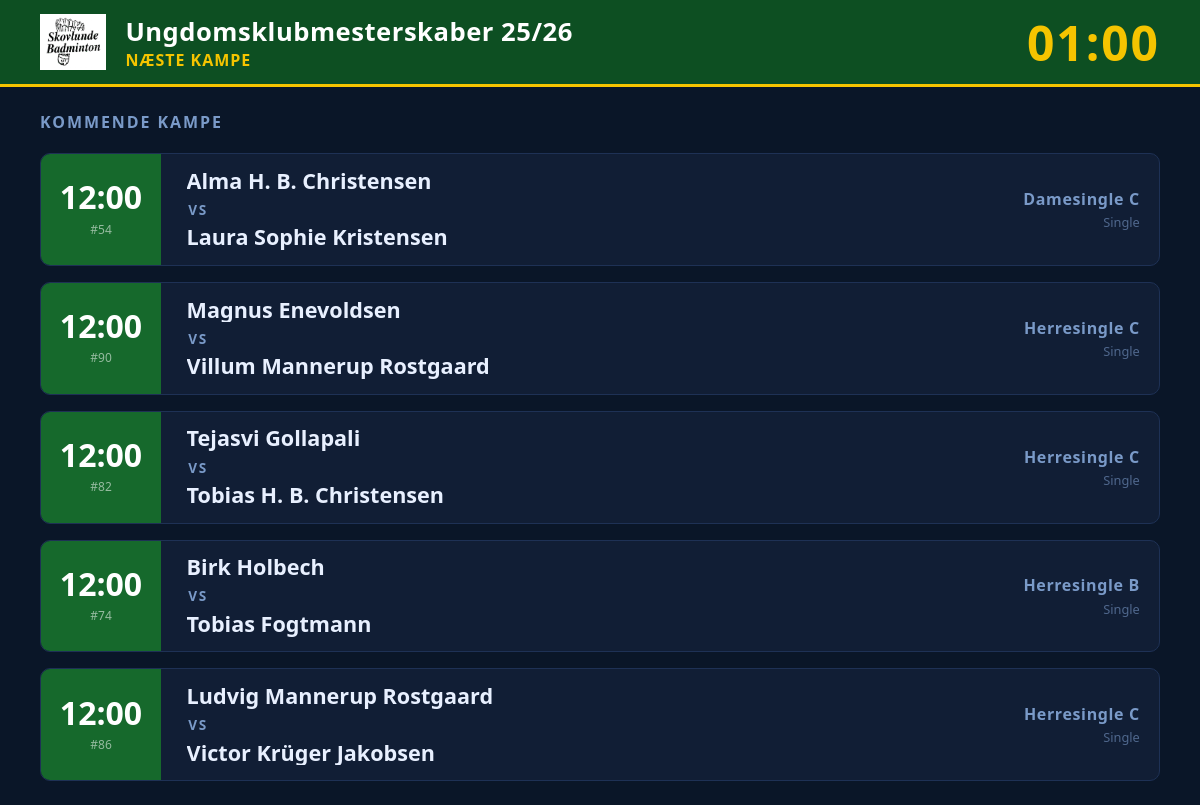
The page /tournaments/4/bigscreen/ (signed in) on the database as committed earlier.
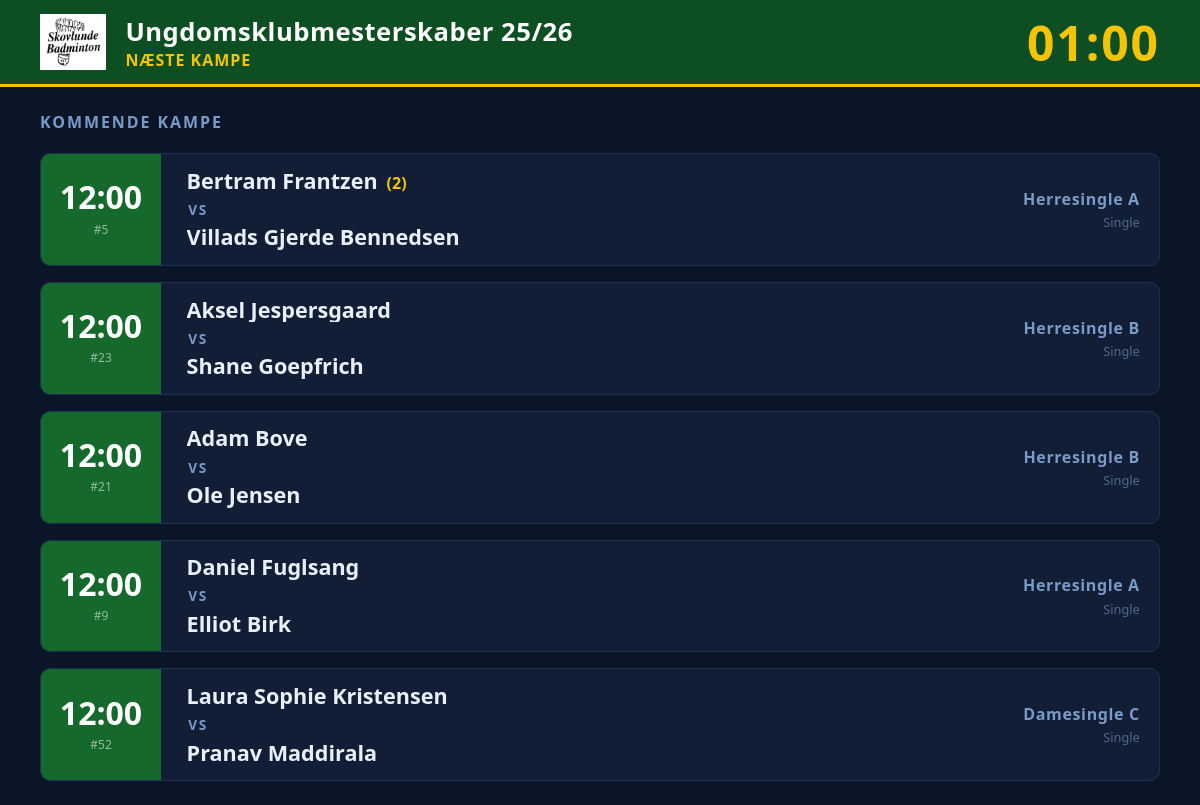
The same page on the database as committed later.
### tournaments/models.py (models this page shows, shortened)
class Tournament(models.Model):
    name = models.CharField(max_length=200, verbose_name=_("Navn"))
    date = models.DateField(verbose_name=_("Dato"))
    DIVISION_MODEL_CHOICES = [
        ('youth', _('Ungdomsrækker (U9-U19)')),
        ('mixed', _('Blandede rækker (A, B, C)')),
    ]
    division_model = models.CharField(max_length=10, choices=DIVISION_MODEL_CHOICES, verbose_name=_("Divisionsmodel"))
    SCORING_MODEL_CHOICES = [
        ('best_of_3_21', _('Bedst af 3 sæt til 21')),
        ('best_of_5_15', _('Bedst af 5 sæt til 15')),
    ]
    scoring_model = models.CharField(
        max_length=20,
        choices=SCORING_MODEL_CHOICES,
        default='best_of_3_21',
        verbose_name=_("Scoringsmodel")
    )
    single_match_duration = models.IntegerField(
        help_text=_("Varighed af en singlekamp i minutter"),
        default=30,
        verbose_name=_("Singlekamp varighed")
    )
    double_match_duration = models.IntegerField(
        help_text=_("Varighed af en doublekamp i minutter"),
        default=40,
        verbose_name=_("Doublekamp varighed")
    )
    player_break_time = models.IntegerField(
        help_text=_("Minimum hvileperiode for spillere mellem kampe i minutter"),
        default=15,
        verbose_name=_("Spillers pausetid")
    )
    court_count = models.IntegerField(
        default=4,
        verbose_name=_("Antal baner"),
        help_text=_("Antal tilgængelige baner under turneringen"),
    )
    start_time = models.TimeField(
        null=True, blank=True,
        verbose_name=_("Starttidspunkt"),
        help_text=_("Klokkeslæt for første kamp"),
    )
    schedule_locked = models.BooleanField(
        default=False,
        verbose_name=_("Program låst"),
        help_text=_("Når programmet er låst, kan kampprogram og spilleplan ikke ændres."),
    )
    logo = models.ImageField(
        upload_to='tournament_logos/',
        null=True, blank=True,
        verbose_name=_("Logo"),
        help_text=_("Logo vises på udprintede programmer og spilleplaner."),
    )
    owner = models.ForeignKey(
        settings.AUTH_USER_MODEL,
        on_delete=models.SET_NULL,
        null=True, blank=True,
        related_name='tournaments',
        verbose_name=_("Klubbruger"),
    )

class Match(models.Model):
    STATUS_CHOICES = [
        ('pending', _('Pending')),
        ('in_progress', _('In Progress')),
        ('completed', _('Completed')),
    ]
    division = models.ForeignKey(Division, on_delete=models.CASCADE, related_name='matches')
    team1 = models.ForeignKey('players.Team', on_delete=models.SET_NULL, null=True, blank=True, related_name='team1_matches')
    team2 = models.ForeignKey('players.Team', on_delete=models.SET_NULL, null=True, blank=True, related_name='team2_matches')
    winner = models.ForeignKey('players.Team', on_delete=models.SET_NULL, null=True, blank=True, related_name='won_matches', verbose_name=_("Winner"))
    score = models.CharField(max_length=50, blank=True, null=True, verbose_name=_("Score"))
    match_round = models.IntegerField(default=1, verbose_name=_("Round"))
    match_number = models.IntegerField(null=True, blank=True, verbose_name=_("Match Number"))
    bracket_slot = models.IntegerField(null=True, blank=True, verbose_name=_("Bracket Slot"))
    bracket_label = models.CharField(max_length=120, null=True, blank=True, verbose_name=_("Bracket Label"))
    status = models.CharField(max_length=20, choices=STATUS_CHOICES, default='pending', verbose_name=_("Status"))
    walkover = models.BooleanField(default=False, verbose_name=_("Walk-over"))
    scheduled_time = models.DateTimeField(verbose_name=_("Scheduled Time"), null=True, blank=True)
    court = models.CharField(max_length=50, blank=True, null=True, verbose_name=_("Court"))
    group_number = models.IntegerField(null=True, blank=True, verbose_name=_("Gruppe nr."))
    phase = models.CharField(
        max_length=10, default='group',
        choices=[('group', _('Gruppespil')), ('playoff', _('Slutspil'))],
        verbose_name=_("Fase"),
    )

class Division(models.Model):
    DISCIPLINE_CHOICES = [
        ('single', _('Single')),
        ('double', _('Double')),
        ('mixed', _('Mixeddouble')),
    ]
    TOURNAMENT_TYPE_CHOICES = [
        ('group', _('Gruppe (round-robin)')),
        ('playoff', _('Gruppe med slutspil')),
        ('tree', _('Enkeltelimination')),
    ]
    tournament = models.ForeignKey(Tournament, on_delete=models.CASCADE, related_name='divisions')
    name = models.CharField(max_length=100, verbose_name=_("Rækkenavn"))
    discipline = models.CharField(
        max_length=10, choices=DISCIPLINE_CHOICES, default='single',
        verbose_name=_("Disciplin")
    )
    tournament_type = models.CharField(
        max_length=10, choices=TOURNAMENT_TYPE_CHOICES, default='group',
        verbose_name=_("Turneringstype")
    )
    group_count = models.IntegerField(
        default=2, verbose_name=_("Antal grupper"),
        help_text=_("Antal grupper i gruppespillet (kun ved 'Gruppe med slutspil')."),
    )
    advance_count = models.IntegerField(
        default=2, verbose_name=_("Antal der går videre"),
        help_text=_("Antal spillere/hold der går videre fra hver gruppe til slutspillet."),
    )
    schedule_priority = models.IntegerField(
        default=5,
        verbose_name=_("Spilleplansprioritet"),
        help_text=_("1 = planlæg tidligst · 10 = planlæg sidst. Brug dette til at sikre at yngre rækker spiller færdigt først."),
    )
    teams = models.ManyToManyField('players.Team', related_name='divisions', blank=True, verbose_name=_("Deltagere"))

### players/models.py (models this page shows, shortened)
class Team(models.Model):
    PAIR_TYPE_CHOICES = [
        ('double', _('Double')),
        ('mixed', _('Mixeddouble')),
    ]
    player1 = models.ForeignKey(Player, on_delete=models.CASCADE, related_name='team_player1')
    player2 = models.ForeignKey(Player, on_delete=models.SET_NULL, related_name='team_player2', null=True, blank=True)
    pair_type = models.CharField(
        max_length=10, choices=PAIR_TYPE_CHOICES, null=True, blank=True,
        verbose_name=_('Par-type'),
        help_text=_('Double: samme køn · Mixeddouble: blandede'),
    )
    division = models.CharField(
        max_length=30, blank=True, null=True,
        verbose_name=_('Række'),
    )
    name = models.CharField(max_length=100, blank=True, null=True)

### tournaments/views.py (the view)
# urls.py: path('<int:pk>/bigscreen/', views.tournament_bigscreen, name='tournament_bigscreen'),
@login_required
def tournament_bigscreen(request, pk):
    tournament = get_object_or_404(Tournament, pk=pk, owner=request.user)
    matches = list(
        Match.objects
        .filter(division__tournament=tournament, scheduled_time__isnull=False, status='pending')
        .exclude(team1__isnull=True, team2__isnull=True, bracket_label__isnull=False)
        .select_related('division', 'team1', 'team2')
        .order_by('scheduled_time', 'court')
    )[:5]
    seed_lookup = _build_seed_lookup(tournament)
    _apply_seed_labels(matches, seed_lookup)
    playing_pks, resting = get_busy_info()
    apply_status_to_matches(matches, playing_pks, resting)
    return render(request, 'tournaments/bigscreen.html', {
        'tournament': tournament,
        'matches': matches,
    })

### tournaments/player_status.py (called while the page is built, shortened)
def get_busy_info():
    from tournaments.models import Match
    from players.models import Player
    now = timezone.now()
    in_progress = Match.objects.filter(status='in_progress').select_related(
        'team1__player1', 'team1__player2',
        'team2__player1', 'team2__player2',
    )
    playing_pks = set()
    resting = {
        p.pk: p.rest_until
        for p in Player.objects.filter(rest_until__gt=now).only('pk', 'rest_until')
    }
    return playing_pks, resting

def team_status(team, playing_pks, resting):
    if team is None:
        return None, None
    pks = [pk for pk in (team.player1_id, team.player2_id) if pk]
    for pk in pks:
        if pk in playing_pks:
            return 'playing', None
    latest = None
    for pk in pks:
        ru = resting.get(pk)
        if ru and (latest is None or ru > latest):
            latest = ru
    if latest:
        return 'resting', latest
    return None, None

def apply_status_to_matches(matches, playing_pks, resting):
    for match in matches:
        s1, r1 = team_status(match.team1, playing_pks, resting)
        s2, r2 = team_status(match.team2, playing_pks, resting)
        match.t1_status = s1
        match.t1_rest_until = r1
        match.t2_status = s2
        match.t2_rest_until = r2

### tournaments/views.py (called while the page is built)
def _build_seed_lookup(tournament):
    return {
        (s.division_id, s.team_id): s.seed_number
        for s in DivisionSeed.objects.filter(division__tournament=tournament)
    }

def _apply_seed_labels(matches, seed_lookup):
    for match in matches:
        s1 = seed_lookup.get((match.division_id, match.team1_id))
        s2 = seed_lookup.get((match.division_id, match.team2_id))
        match.t1_seed = f' ({s1})' if s1 else ''
        match.t2_seed = f' ({s2})' if s2 else ''

### tournaments/templates/tournaments/bigscreen.html (shortened to what this page needs)
{% load tournament_extras %}
<!DOCTYPE html>
<html lang="da">
<head>
</head>
<body>
<div class="topbar">
  <div class="topbar-left">
    {% if tournament.logo %}
    <img src="{{ tournament.logo.url }}" alt="Logo" class="topbar-logo">
    {% endif %}
    <div>
      <div class="topbar-name">{{ tournament.name }}</div>
      <div class="topbar-subtitle">Næste kampe</div>
    </div>
  </div>
  <div class="topbar-clock" id="clock">––:––</div>
</div>
<div class="main">
  {% if matches %}
  <div class="upcoming-label">Kommende kampe</div>
  {% for match in matches %}
  <div class="match-card">
    <div class="match-meta">
      <div class="match-time">{{ match.scheduled_time|time:"H:i" }}</div>
      {% if match.match_number %}<div class="match-no">#{{ match.match_number }}</div>{% endif %}
    </div>
    <div class="match-teams">
      <div class="team">
        {% if match.team1 %}{{ match.team1.name }}{% if match.t1_seed %}<span class="team-seed">{{ match.t1_seed }}</span>{% endif %}
        {% else %}<span style="color:var(--muted); font-style:italic;">{{ match.bracket_label }}</span>{% endif %}
      </div>
      <div class="vs">vs</div>
      <div class="team">
        {% if match.team2 %}{{ match.team2.name }}
        {% else %}<span style="color:var(--muted); font-style:italic;">Afventer</span>{% endif %}
      </div>
    </div>
    <div class="match-division">
      <div class="division-name">{{ match.division.name }}</div>
      <div class="discipline-label">{{ match.division.get_discipline_display }}</div>
    </div>
  </div>
  {% endfor %}
  {% else %}
  <div class="empty-state">
    <div class="empty-icon">🏸</div>
    <div class="empty-title">Ingen kommende kampe</div>
    <div class="empty-sub">Alle planlagte kampe er afviklet eller i gang</div>
  </div>
  {% endif %}
</div>
</body>
</html>

### tournaments/templates/tournaments/bigscreen.html (style rules this page uses)
*, *::before, *::after { box-sizing: border-box; margin: 0; padding: 0; }
:root { --blue: #16692c; --blue-dk: #0d4f22; --gold: #F5C400; --bg: #0a1628; --card-bg: #111e35; --card-border: #1e3155; --text: #e8f0ff; --muted: #7a9ac8; --green: #22c55e; }
html, body { height: 100%; background: var(--bg); color: var(--text); font-family: 'Segoe UI', Arial, sans-serif; overflow: hidden; }
.topbar { display: flex; align-items: center; justify-content: space-between; padding: 0.6rem 2.5rem; background: var(--blue-dk); border-bottom: 3px solid var(--gold); gap: 1rem; }
.topbar-left { display: flex; align-items: center; gap: 1.2rem; }
.topbar-logo { max-height: 56px; max-width: 120px; object-fit: contain; }
.topbar-name { font-size: 1.6rem; font-weight: 700; letter-spacing: 0.02em; color: #fff; }
.topbar-subtitle { font-size: 1rem; color: var(--gold); font-weight: 600; letter-spacing: 0.06em; text-transform: uppercase; }
.topbar-clock { font-size: 3rem; font-weight: 700; font-variant-numeric: tabular-nums; color: var(--gold); letter-spacing: 0.04em; min-width: 6rem; text-align: right; }
.main { display: flex; flex-direction: column; justify-content: center; height: calc(100vh - 82px); padding: 1.5rem 2.5rem; gap: 1rem; }
.match-card { background: var(--card-bg); border: 1.5px solid var(--card-border); border-radius: 10px; display: grid; grid-template-columns: 120px 1fr auto; align-items: center; gap: 0; overflow: hidden; flex: 1; max-height: 160px; }
.match-meta { background: var(--blue); display: flex; flex-direction: column; align-items: center; justify-content: center; height: 100%; padding: 0.6rem 0.8rem; gap: 0.25rem; }
.match-time { font-size: 2rem; font-weight: 700; font-variant-numeric: tabular-nums; color: #fff; line-height: 1; }
.match-no { font-size: 0.75rem; color: rgba(255,255,255,0.55); margin-top: 0.2rem; }
.match-teams { padding: 0.6rem 1.6rem; display: flex; flex-direction: column; justify-content: center; gap: 0.4rem; }
.team { font-size: clamp(0.9rem, 2vw, 1.35rem); font-weight: 700; line-height: 1.15; white-space: nowrap; overflow: hidden; text-overflow: ellipsis; }
.team-seed { font-size: 1rem; color: var(--gold); font-weight: 700; margin-left: 0.3rem; }
.vs { font-size: 0.85rem; color: var(--muted); font-weight: 600; letter-spacing: 0.12em; text-transform: uppercase; padding-left: 0.1rem; }
.match-division { padding: 0.6rem 1.2rem; text-align: right; white-space: nowrap; align-self: center; }
.division-name { font-size: 1rem; color: var(--muted); font-weight: 600; letter-spacing: 0.04em; }
.discipline-label { font-size: 0.8rem; color: rgba(122,154,200,0.6); margin-top: 0.2rem; }
.upcoming-label { font-size: 1rem; font-weight: 700; letter-spacing: 0.12em; text-transform: uppercase; color: var(--muted); margin-bottom: 0.25rem; }

Rows that differ between the two databases and show on the page:
removed Match: scheduled_time "12:00", match_number "54", team1.name "Alma H. B. Christensen", team2.name "Laura Sophie Kristensen", division.name "Damesingle C", division.discipline "Single"
removed Match: scheduled_time "12:00", match_number "90", team1.name "Magnus Enevoldsen", team2.name "Villum Mannerup Rostgaard", division.name "Herresingle C", division.discipline "Single"
removed Match: scheduled_time "12:00", match_number "82", team1.name "Tejasvi Gollapali", team2.name "Tobias H. B. Christensen", division.name "Herresingle C", division.discipline "Single"
removed Match: scheduled_time "12:00", match_number "74", team1.name "Birk Holbech", team2.name "Tobias Fogtmann", division.name "Herresingle B", division.discipline "Single"
removed Match: scheduled_time "12:00", match_number "86", team1.name "Ludvig Mannerup Rostgaard", team2.name "Victor Krüger Jakobsen", division.name "Herresingle C", division.discipline "Single"
added Match: scheduled_time "12:00", match_number "5", team1.name "Bertram Frantzen", t1_seed "(2)", team2.name "Villads Gjerde Bennedsen", division.name "Herresingle A", division.discipline "Single"
added Match: scheduled_time "12:00", match_number "23", team1.name "Aksel Jespersgaard", team2.name "Shane Goepfrich", division.name "Herresingle B", division.discipline "Single"
added Match: scheduled_time "12:00", match_number "21", team1.name "Adam Bove", team2.name "Ole Jensen", division.name "Herresingle B", division.discipline "Single"
added Match: scheduled_time "12:00", match_number "9", team1.name "Daniel Fuglsang", team2.name "Elliot Birk", division.name "Herresingle A", division.discipline "Single"
added Match: scheduled_time "12:00", match_number "52", team1.name "Laura Sophie Kristensen", team2.name "Pranav Maddirala", division.name "Damesingle C", division.discipline "Single"
